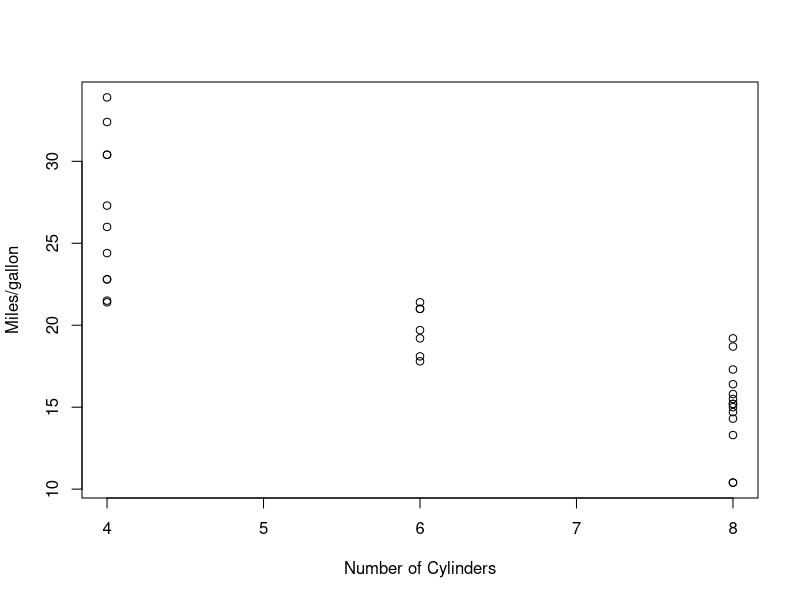

Generate this figure with R:

# R programming Week 3 Quiz

# Question 1
# What is the mean of 'Sepal.Length' for the species virginica?
library(datasets)

data(iris)

?iris

iris

iris[iris$Sepal.Length & iris$Species == 'virginica', 1]

mean(iris[iris$Sepal.Length & iris$Species == 'virginica', 1])
# [1] 6.588

# Or in this way

library(datasets)

data(iris)

dat <- iris[iris$Species == 'virginica', ][1]

class(dat)
# [1] "data.frame"

# convert to numeric
dat_num <- as.numeric(as.character(dat$Sepal.Length))

mean(dat_num)
# [1] 6.588

# Question 2
# Wwhat R code returns a vector of the means of the variables 'Sepal.Length', 'Sepal.Width', 'Petal.Length', and 'Petal.Width'?
apply(iris[, 1:4], 2, mean) # 2 means column operation

# Question 3
# How can one calculate the average miles per gallon (mpg) by number of cylinders in the car (cyl)?
library(datasets)

data(mtcars)

?mtcars
# A data frame with 32 observations on 11 variables.
# [, 1]   mpg   Miles/(US) gallon
# [, 2]   cyl	 Number of cylinders

plot(mtcars[, 2], mtcars[, 1], xlab='Number of Cylinders', ylab='Miles/gallon')

Mpg_Cyl <- with(mtcars, tapply(mpg, cyl, mean))
Mpg_Cyl
# tapply(mtcars$mpg, mtcars$cyl, mean)  <-- also correct
# tapply(mtcars$cyl, mtcars$mpg, mean)  <-- wrong

# Question 4
# What is the absolute difference between the average horsepower of 4-cylinder cars and the average horsepower of 8-cylinder cars?
HP_Cyl <- with(mtcars, tapply(hp, cyl, mean))
# Or HP_Cyl <- tapply(mtcars$hp, mtcars$cyl, mean) 
HP_Cyl
#        4         6         8 
# 82.63636 122.28571 209.21429 

abs(HP_Cyl[3] - HP_Cyl[1])
# 126.5779 

# Question 5
# If you run 'debug(ls)' what happens when you next call the 'ls' function?
debug(ls)
ls()
undebug(ls)
# Execution of 'ls' will suspend at the beginning of the function and you will be in the browser.
